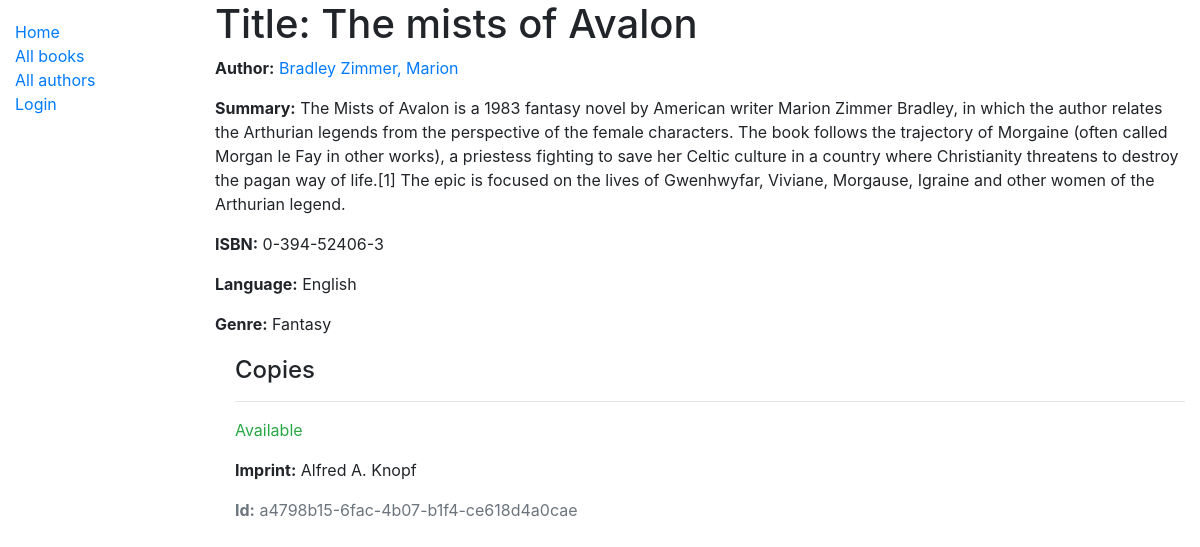
The page /catalog/book/1 on the database as committed earlier.
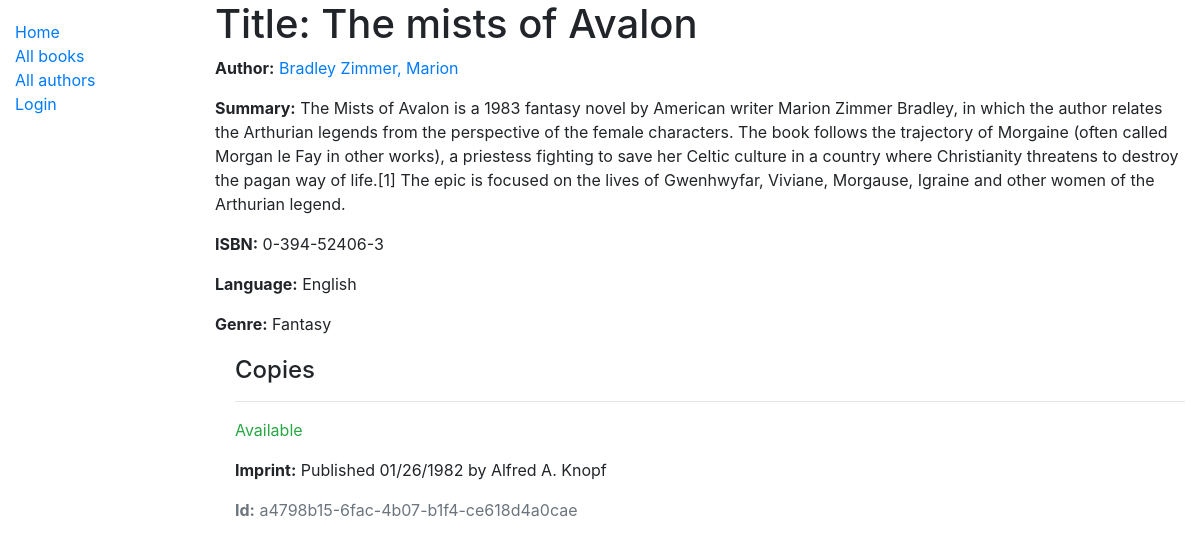
The same page on the database as committed later.
### catalog/models.py (models this page shows, shortened)
class BookInstance(models.Model):
    id = models.UUIDField(primary_key=True, default=uuid.uuid4, help_text='Unique ID for this particular book across whole library')
    book = models.ForeignKey('Book', on_delete=models.SET_NULL, null=True)
    imprint = models.CharField(max_length=200)
    due_back = models.DateField(null=True, blank=True)
    borrower = models.ForeignKey(User, on_delete=models.SET_NULL, null=True, blank=True)
    LOAN_STATUS = (
        ('m', 'Maintenance'),
        ('o', 'On loan'),
        ('a', 'Available'),
        ('r', 'Reserved'),
    )
    status = models.CharField(
        max_length=1,
        choices=LOAN_STATUS,
        blank=True,
        default='m',
        help_text='Book availability',
    )
    class Meta:
        ordering = ['due_back']
        permissions = (("can_mark_returned", "Set book as returned"),)

### catalog/views.py (the view)
# urls.py: path('book/<int:pk>', views.BookDetailView.as_view(), name='book-detail'),
class BookDetailView(generic.DetailView):
    model = Book

### catalog/models.py (called while the page is built)
    def __str__(self):
        return self.name

    def __str__(self):
        return self.name

    def __str__(self):
        return f'{self.last_name}, {self.first_name}'

### catalog/templates/catalog/book_detail.html (shortened to what this page needs)
{% extends "base_generic.html" %}
{% block content %}
  <h1>Title: {{ book.title }}</h1>
  <p><strong>Author:</strong> <a href="">{{ book.author }}</a></p>
  <p><strong>Summary:</strong> {{ book.summary }}</p>
  <p><strong>ISBN:</strong> {{ book.isbn }}</p>
  <p><strong>Language:</strong> {{ book.language }}</p>
  <p><strong>Genre:</strong> {% for genre in book.genre.all %} {{ genre }}{% if not forloop.last %}, {% endif %}{% endfor %}</p>
  <div style="margin-left:20px;margin-top:20px">
    <h4>Copies</h4>
    {% for copy in book.bookinstance_set.all %}
      <hr>
      <p class="{% if copy.status == 'a' %}text-success{% elif copy.status == 'm' %}text-danger{% else %}text-warning{% endif %}">{{ copy.get_status_display }}</p>
      <p><strong>Imprint:</strong> {{copy.imprint}}</p>
      <p class="text-muted"><strong>Id:</strong> {{copy.id}}</p>
    {% endfor %}
  </div>
{% endblock %}

Rows that differ between the two databases and show on the page:
changed BookInstance "Available": imprint "Alfred A. Knopf" → "Published 01/26/1982 by Alfred A. Knopf"
